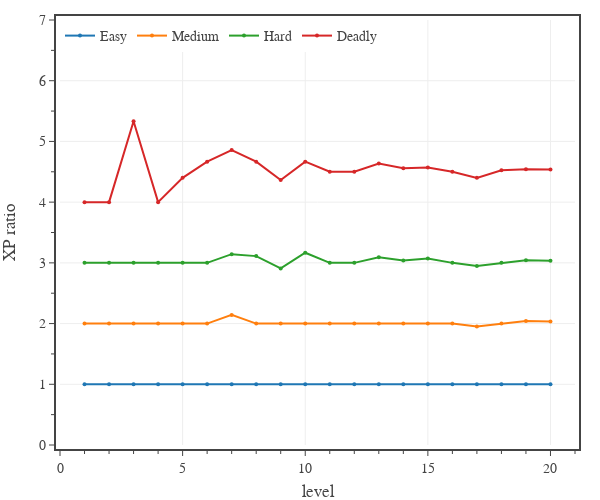

The code cell stored with this chart in its notebook:
### Code cell
# plots XP thresholds for PCs
dfP = pd.read_csv('../../assets/data/pc-thresholds.csv') # 'Level','Easy XP','Medium XP','Hard XP','Deadly XP','Daily XP'

# create figure
fig = go.Figure(
    layout=go.Layout(
        template=TFB_TEMPLATE,
        margin=dict(l=60, r=25, b=55, t=20, pad=4),
        xaxis=dict(
            title_text='level',
            range=[0,21],
            tick0=0, dtick=5,
            minor=dict(tick0=0, dtick=1),
        ),
        yaxis=dict(
            title_text='XP ratio',
            range=[0,7],
            tick0=0, dtick=1,
            minor=dict(tick0=0, dtick=0.5),
        ),
        legend=dict(
            xanchor='left', yanchor='top',
            x=0.00, y=1.00,
            orientation='h',
            tracegroupgap=0,
        )
    )
)

columns = ['Easy','Medium','Hard','Deadly']
columnRef = 'Easy XP'
for c in columns:
    fig.add_trace(go.Scatter(
        x=dfP['Level'], 
        y=dfP[c+' XP']/dfP[columnRef],
        mode='lines+markers', 
        marker=dict(size=4),
        name=c,
        hovertemplate=
            'Level %{x}<br>'+
            'XP ratio %{y:,.1f}' + 
            '<extra></extra>'
    ))
    print('{:} - median {:.2f}'.format(c, np.median(dfP[c+' XP']/dfP[columnRef])))

# show figure
fig.update_layout(width=600, height=500)
fig.show(config=TFB_CONFIG)

# save figures
if SAVEFIGS:
    fig.update_layout(autosize=True, width=None, height=None)
    save_fig_html(fig, format='large', name='fig-pc-xp-thresholds-vs-level-large')
    save_fig_html(fig, format='small', name='fig-pc-xp-thresholds-vs-level-small')

### Figure 1 — Plotly figure (JSON) as saved in the notebook; plotly's stock layout.template omitted (floating-point values rounded to 4 significant figures)
{"data": [{"hovertemplate": "Level %{x}<br>XP ratio %{y:,.1f}<extra></extra>", "marker": {"size": 4}, "mode": "lines+markers", "name": "Easy", "type": "scatter", "x": [1, 2, 3, 4, 5, 6, 7, 8, 9, 10, 11, 12, 13, 14, 15, 16, 17, 18, 19, 20], "y": [1, 1, 1, 1, 1, 1, 1, 1, 1, 1, 1, 1, 1, 1, 1, 1, 1, 1, 1, 1]}, {"hovertemplate": "Level %{x}<br>XP ratio %{y:,.1f}<extra></extra>", "marker": {"size": 4}, "mode": "lines+markers", "name": "Medium", "type": "scatter", "x": [1, 2, 3, 4, 5, 6, 7, 8, 9, 10, 11, 12, 13, 14, 15, 16, 17, 18, 19, 20], "y": [2, 2, 2, 2, 2, 2, 2.143, 2, 2, 2, 2, 2, 2, 2, 2, 2, 1.95, 2, 2.042, 2.036]}, {"hovertemplate": "Level %{x}<br>XP ratio %{y:,.1f}<extra></extra>", "marker": {"size": 4}, "mode": "lines+markers", "name": "Hard", "type": "scatter", "x": [1, 2, 3, 4, 5, 6, 7, 8, 9, 10, 11, 12, 13, 14, 15, 16, 17, 18, 19, 20], "y": [3, 3, 3, 3, 3, 3, 3.143, 3.111, 2.909, 3.167, 3, 3, 3.091, 3.04, 3.071, 3, 2.95, 3, 3.042, 3.036]}, {"hovertemplate": "Level %{x}<br>XP ratio %{y:,.1f}<extra></extra>", "marker": {"size": 4}, "mode": "lines+markers", "name": "Deadly", "type": "scatter", "x": [1, 2, 3, 4, 5, 6, 7, 8, 9, 10, 11, 12, 13, 14, 15, 16, 17, 18, 19, 20], "y": [4, 4, 5.333, 4, 4.4, 4.667, 4.857, 4.667, 4.364, 4.667, 4.5, 4.5, 4.636, 4.56, 4.571, 4.5, 4.4, 4.524, 4.542, 4.536]}], "layout": {"height": 500, "legend": {"orientation": "h", "tracegroupgap": 0, "x": 0, "xanchor": "left", "y": 1, "yanchor": "top"}, "margin": {"b": 55, "l": 60, "pad": 4, "r": 25, "t": 20}, "width": 600, "xaxis": {"dtick": 5, "minor": {"dtick": 1, "tick0": 0}, "range": [0, 21], "tick0": 0, "title": {"text": "level"}}, "yaxis": {"dtick": 1, "minor": {"dtick": 0.5, "tick0": 0}, "range": [0, 7], "tick0": 0, "title": {"text": "XP ratio"}}}}
